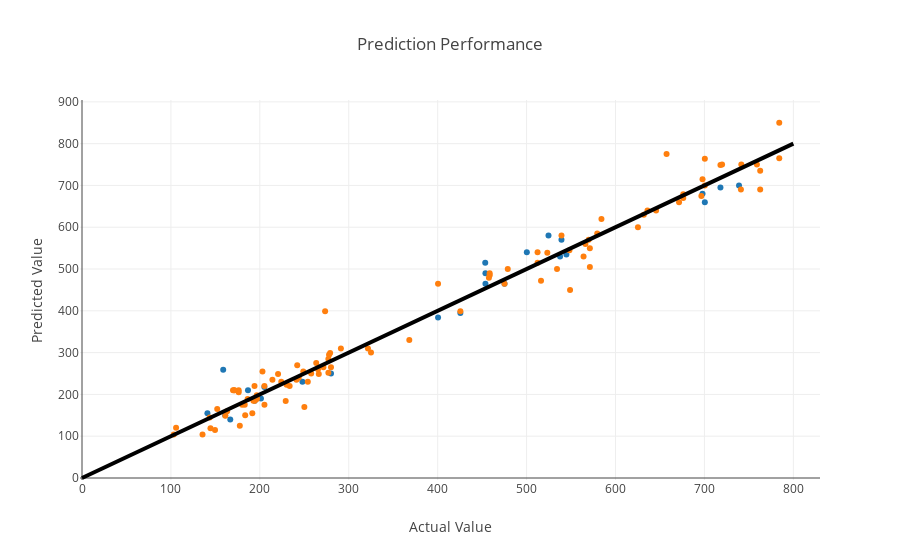

The cell this chart's notebook holds for it:
### Code cell
# Plot outputs

trace1 = go.Scatter(
        x=y_pred,
        y=y_test,
        mode='markers'
        )
trace2 = go.Scatter(
        x=y_train_pred,
        y=y_train,
        mode='markers'
        )

layout = {
    
    'title':'Prediction Performance',
    'xaxis' : dict(title = 'Actual Value'),
    'yaxis' : dict(title = 'Predicted Value'),
    'shapes': [
        {
            'type': 'line',
            'x0': 0,
            'y0': 0,
            'x1': 800,
            'y1': 800,
            'line': {
                'color': 'rgb(0,0,0)',
                'width': 4
            },
        }
    ],
    'showlegend': False
}
data = [trace1,trace2]

iplot({'data':data, 'layout':layout},filename='basic')

### Figure 1 — Plotly figure (JSON) as saved in the notebook; plotly's stock layout.template omitted (floating-point values rounded to 4 significant figures)
{"data": [{"mode": "markers", "type": "scatter", "uid": "a92453ac-c749-11e8-a7db-6a000073fc60", "x": [697.9, 500.3, 166.8, 280.0, 161.0, 158.8, 539.2, 201.2, 247.9, 141.0, 700.4, 453.5, 194.2, 205.1, 453.7, 544.7, 400.4, 453.7, 718.0, 186.7, 425.5, 537.6, 738.9, 524.6, 475.1], "y": [680, 540, 140, 250, 150, 259, 570, 190, 230, 155, 660, 515, 185, 218, 490, 535, 384, 465, 695, 210, 395, 530, 700, 580, 465]}, {"mode": "markers", "type": "scatter", "uid": "a924553a-c749-11e8-908d-6a000073fc60", "x": [280.0, 579.4, 273.4, 512.3, 523.3, 196.5, 636.0, 105.8, 263.4, 233.5, 161.2, 277.1, 135.5, 676.2, 271.5, 183.5, 279.1, 177.5, 719.8, 400.4, 584.2, 784.1, 152.1, 548.2, 762.7, 759.0, 205.1, 169.8, 457.6, 277.1, 631.8, 186.3, 183.0, 696.5, 478.8, 203.0, 144.5, 566.1, 196.6, 241.2, 163.2, 243.8, 194.0, 625.2, 571.1, 230.1, 253.9, 291.2, 516.2, 224.1, 676.2, 250.1, 564.0, 265.4, 266.3, 176.2, 176.2, 458.5, 205.2, 671.4, 700.4, 784.1, 229.1, 214.1, 103.2, 149.6, 325.0, 475.1, 248.9, 657.4, 196.5, 180.1, 534.2, 242.0, 539.2, 762.7, 171.2, 697.9, 368.1, 425.5, 512.3, 321.6, 143.6, 277.8, 194.2, 700.4, 192.7, 569.8, 458.5, 220.5, 571.1, 741.5, 257.7, 645.6, 548.9, 718.0, 171.2, 191.5, 741.0], "y": [265, 585, 399, 515, 539, 198, 640, 120, 275, 220, 149, 252, 104, 679, 265, 150, 299, 125, 750, 465, 620, 765, 165, 545, 735, 750, 220, 210, 479, 285, 630, 189, 175, 675, 500, 255, 119, 560, 190, 235, 160, 240, 220, 600, 550, 223, 230, 310, 472, 230, 670, 170, 530, 260, 249, 210, 205, 485, 175, 660, 700, 850, 184, 235, 104, 115, 300, 465, 255, 775, 189, 175, 500, 270, 580, 690, 210, 715, 330, 399, 540, 310, 145, 295, 185, 764, 185, 570, 490, 249, 505, 750, 250, 640, 450, 749, 210, 155, 690]}], "layout": {"shapes": [{"line": {"color": "rgb(0,0,0)", "width": 4}, "type": "line", "x0": 0, "x1": 800, "y0": 0, "y1": 800}], "showlegend": false, "title": "Prediction Performance", "xaxis": {"title": "Actual Value"}, "yaxis": {"title": "Predicted Value"}}}
